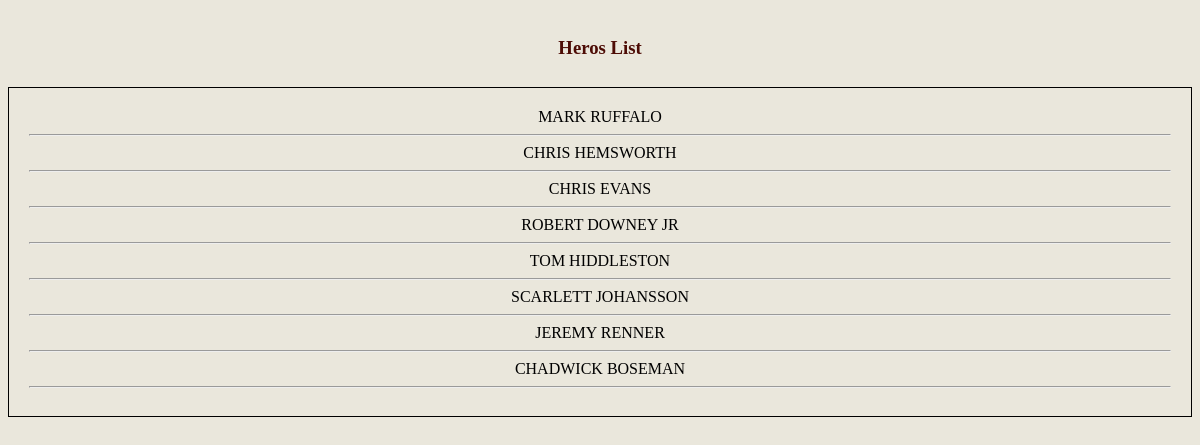
The page / on the database its author committed.
### avengers/models.py (models this page shows, shortened)
class Avengers(models.Model):
    fname = models.CharField(max_length=20)
    lname = models.CharField(max_length=20)

### avengers/views.py (the view)
# urls.py: path('', views.heros),
def heros(request):
    hero = Avengers.objects.all().order_by('id')
    return render(request, 'avengers/heros.html', {'hero': hero})

### avengers/templates/avengers/heros.html (shortened to what this page needs)
{% extends 'avengers/layout.html' %}
{% block content %}
<div>
    <h3>Heros List</h3>
</div>
<div class="col-12">
    {% for x in hero %}
        {{x.fname | upper}} {{x.lname | upper}}
        <hr>
    {% endfor %}
</div>
{% endblock %}

### avengers/templates/avengers/layout.html (shortened to what this page needs)
<!DOCTYPE html>
{% load static %}
<html lang="en">
<head>
    <link rel="stylesheet" href="{% static 'css/style.css' %}">
</head>
{% block content %}{% endblock %}
</html>

### avengers/static/css/style.css (style rules this page uses)
.col-12 { border: 1px solid black; padding: 20px; text-align: center; }
div { background-color: #eae7dc; padding: 10px; text-align: center; }
h1, h3 { color: #4d0c05; }

### rows shown on the page
Avengers: fname "MARK", lname "RUFFALO"
Avengers: fname "CHRIS", lname "HEMSWORTH"
Avengers: fname "CHRIS", lname "EVANS"
Avengers: fname "ROBERT", lname "DOWNEY JR"
Avengers: fname "TOM", lname "HIDDLESTON"
Avengers: fname "SCARLETT", lname "JOHANSSON"
Avengers: fname "JEREMY", lname "RENNER"
Avengers: fname "CHADWICK", lname "BOSEMAN"
